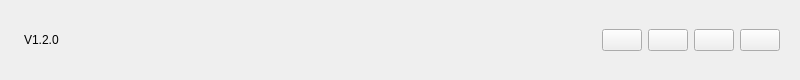
<?xml version="1.0" encoding="UTF-8"?>
<ui version="4.0">
 <class>TopBar</class>
 <widget class="QWidget" name="TopBar">
  <property name="geometry">
   <rect>
    <x>0</x>
    <y>0</y>
    <width>800</width>
    <height>80</height>
   </rect>
  </property>
  <property name="windowTitle">
   <string>Form</string>
  </property>
  <layout class="QHBoxLayout" name="horizontalLayout">
   <item>
    <widget class="QLabel" name="Logo">
     <property name="enabled">
      <bool>true</bool>
     </property>
     <property name="autoFillBackground">
      <bool>false</bool>
     </property>
     <property name="text">
      <string/>
     </property>
     <property name="pixmap">
      <pixmap resource="../res.qrc">:/resource/image/logo.ico</pixmap>
     </property>
     <property name="scaledContents">
      <bool>false</bool>
     </property>
    </widget>
   </item>
   <item>
    <widget class="QLabel" name="label_2">
     <property name="text">
      <string>V1.2.0</string>
     </property>
    </widget>
   </item>
   <item>
    <spacer name="horizontalSpacer">
     <property name="orientation">
      <enum>Qt::Horizontal</enum>
     </property>
     <property name="sizeHint" stdset="0">
      <size>
       <width>40</width>
       <height>20</height>
      </size>
     </property>
    </spacer>
   </item>
   <item>
    <widget class="QWidget" name="widget" native="true">
     <layout class="QHBoxLayout" name="horizontalLayout_2">
      <item>
       <widget class="QPushButton" name="pushButton_3">
        <property name="text">
         <string/>
        </property>
        <property name="icon">
         <iconset resource="../res.qrc">
          <normaloff>:/resource/image/service.png</normaloff>:/resource/image/service.png</iconset>
        </property>
       </widget>
      </item>
      <item>
       <widget class="QPushButton" name="btnSetting">
        <property name="text">
         <string/>
        </property>
        <property name="icon">
         <iconset resource="../res.qrc">
          <normaloff>:/resource/image/setting.png</normaloff>:/resource/image/setting.png</iconset>
        </property>
       </widget>
      </item>
      <item>
       <widget class="QPushButton" name="btnMinium">
        <property name="text">
         <string/>
        </property>
        <property name="icon">
         <iconset resource="../res.qrc">
          <normaloff>:/resource/image/minium.png</normaloff>:/resource/image/minium.png</iconset>
        </property>
       </widget>
      </item>
      <item>
       <widget class="QPushButton" name="btnClose">
        <property name="text">
         <string/>
        </property>
        <property name="icon">
         <iconset resource="../res.qrc">
          <normaloff>:/resource/image/close.png</normaloff>:/resource/image/close.png</iconset>
        </property>
       </widget>
      </item>
     </layout>
    </widget>
   </item>
  </layout>
 </widget>
 <resources>
  <include location="../res.qrc"/>
 </resources>
 <connections/>
</ui>
